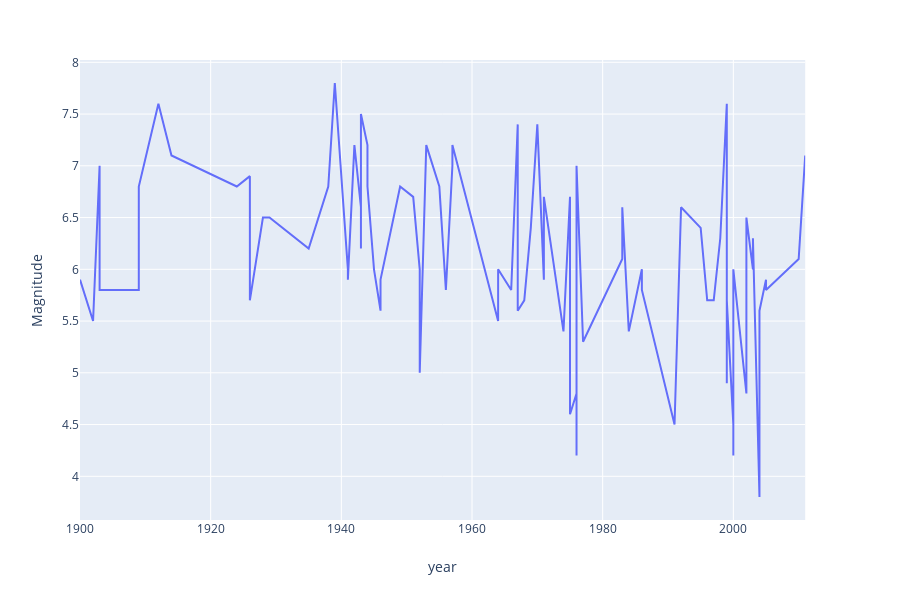

Notebook code for this chart:
### Code cell
Turkey = qtables[qtables['Country']=='Turkey']
px.line(Turkey, x='year', y='Magnitude')

### Figure 1 — Plotly figure (JSON) as saved in the notebook; plotly's stock layout.template omitted (floating-point values rounded to 4 significant figures)
{"data": [{"hoverlabel": {"namelength": 0}, "hovertemplate": "year=%{x}<br>Magnitude=%{y}", "legendgroup": "", "line": {"color": "#636efa", "dash": "solid"}, "mode": "lines", "name": "", "showlegend": false, "type": "scatter", "x": [1900, 1902, 1903, 1903, 1909, 1909, 1912, 1914, 1924, 1926, 1926, 1928, 1929, 1935, 1935, 1938, 1939, 1941, 1941, 1942, 1943, 1943, 1943, 1944, 1944, 1945, 1946, 1946, 1949, 1949, 1951, 1952, 1952, 1953, 1955, 1956, 1957, 1957, 1964, 1964, 1966, 1967, 1967, 1968, 1969, 1970, 1971, 1971, 1974, 1975, 1975, 1976, 1976, 1976, 1976, 1976, 1976, 1977, 1983, 1983, 1984, 1984, 1986, 1986, 1991, 1992, 1995, 1996, 1997, 1998, 1999, 1999, 1999, 1999, 1999, 1999, 1999, 1999, 2000, 2000, 2000, 2000, 2002, 2002, 2003, 2003, 2004, 2004, 2004, 2004, 2004, 2005, 2005, 2010, 2011], "xaxis": "x", "y": [5.9, 5.5, 7, 5.8, 5.8, 6.8, 7.6, 7.1, 6.8, 6.9, 5.7, 6.5, 6.5, 6.2, 6.2, 6.8, 7.8, 6, 5.9, 7.2, 6.6, 6.2, 7.5, 7.2, 6.8, 6, 5.6, 5.9, 6.8, 6.8, 6.7, 6, 5, 7.2, 6.8, 5.8, 7, 7.2, 5.5, 6, 5.8, 7.4, 5.6, 5.7, 6.4, 7.4, 5.9, 6.7, 5.4, 6.7, 4.6, 4.8, 4.6, 5.5, 4.2, 5, 7, 5.3, 6.1, 6.6, 5.5, 5.4, 6, 5.8, 4.5, 6.6, 6.4, 5.7, 5.7, 6.3, 7.6, 5.1, 5.8, 5.2, 4.9, 5.6, 7.2, 5.7, 4.5, 6, 4.2, 6, 4.8, 6.5, 6, 6.3, 3.8, 5.6, 5.1, 4.8, 5.6, 5.9, 5.8, 6.1, 7.1], "yaxis": "y"}], "layout": {"height": 600, "legend": {"tracegroupgap": 0}, "margin": {"t": 60}, "xaxis": {"anchor": "y", "domain": [0, 0.98], "title": {"text": "year"}}, "yaxis": {"anchor": "x", "domain": [0, 1], "title": {"text": "Magnitude"}}}}
